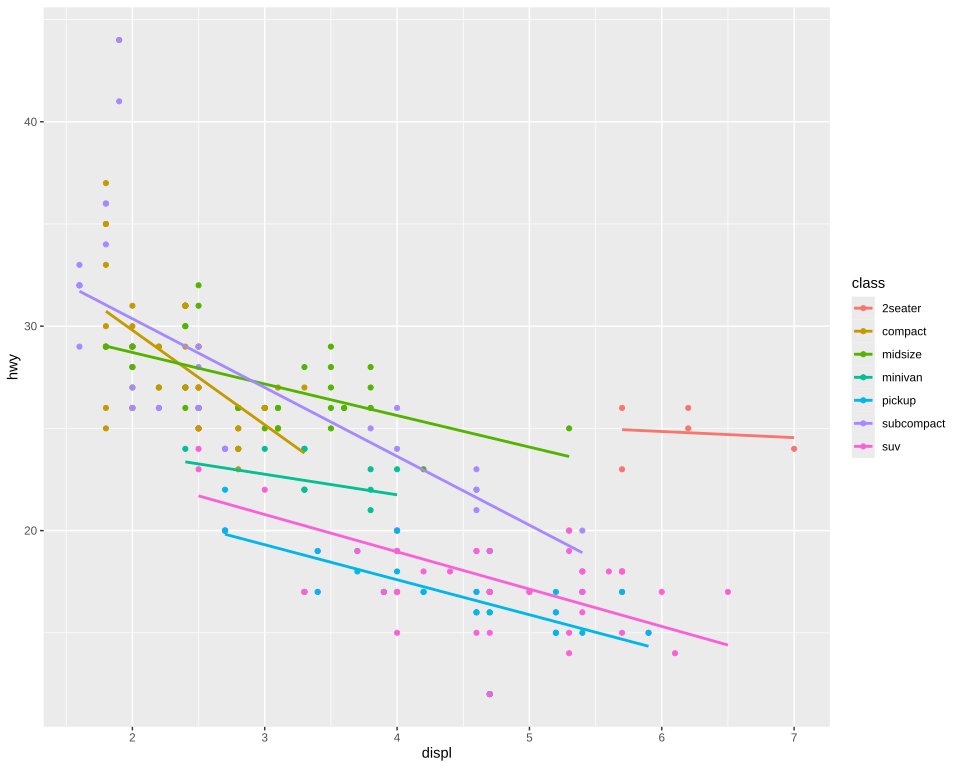

Recreate this plot in R.
# The plot test/golden/smooth_lm_no_se.svg draws, drawn by ggplot2 itself, as ggplot2's own visual tests
# draw their snapshots: the independent check on that golden whenever it changes. The suite never
# runs this; it needs R, ggplot2 and vdiffr, saved as the Docker image giggly-r:ggplot2-4.0.3. From
# the repository's root:
#
#   docker run --rm -v "$PWD/test/golden":/golden:ro giggly-r:ggplot2-4.0.3 \
#     Rscript /golden/smooth_lm_no_se.R > smooth_lm_no_se.ggplot2.svg
#
# and compare the two drawings element by element, as test/golden/point.R describes.
#
# geom_smooth()'s reference page's fit for each class with no band, over the points: each line
# alone, and the keys a line over a point with no fill behind them.
# First checked with ggplot2 4.0.3 and vdiffr 1.0.9: every element matches, in order, the x axis
# drawn before the y as test/golden/point.R describes, and every clip path.

library(ggplot2)
plot <- ggplot(mpg, aes(displ, hwy, colour = class)) + geom_point() +
  geom_smooth(se = FALSE, method = lm, formula = y ~ x) + theme_gray()
file <- tempfile(fileext = ".svg")
vdiffr::write_svg(plot, file)
cat(readLines(file), sep = "\n")
